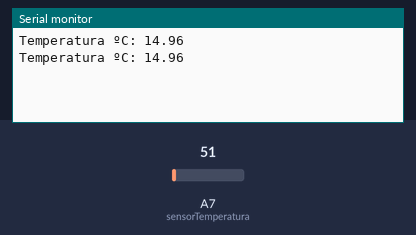
Recording of a sketch running on a simulated Arduino Nano, built with avr-gcc and run on an emulated ATmega328P. On the bench: the last lines printed to the serial monitor. Inputs (shaded band) come from the test bench; at power-on: A7 (sensorTemperatura) = 51.

Above: at 1.8 s.
1.9 s: A7 (sensorTemperatura) set to 61
At 2.5 s:
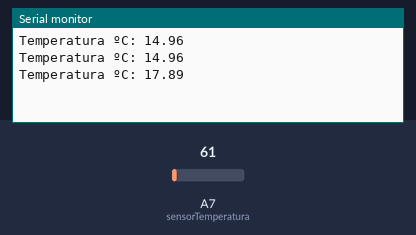
3.4 s: A7 (sensorTemperatura) set to 71
At 4.8 s:
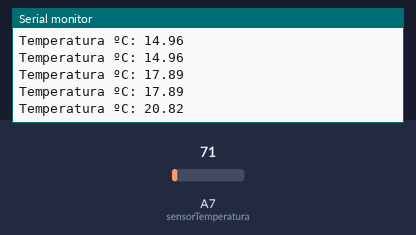
Timing chart, 0 to 6.4 s (numbered marks = the images above; inputs shaded):
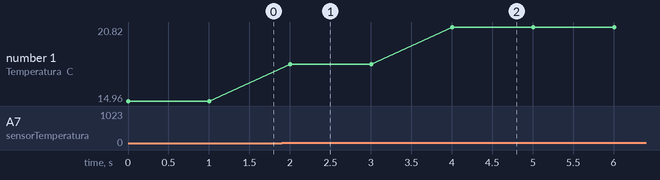

The sketch:

lm35-analogread.ino
```cpp
/*
  Exemplo de Utilização LM35
  Utilizado: MSP-EXP430FR2433 e LM35
  Autor: Yhan Christian Souza Silva - Data: 28/03/2018
*/


const int sensorTemperatura = A7;


void setup() {
  Serial.begin(9600);
}

void loop() {
  float temp = (float(analogRead(sensorTemperatura)) * 3 / (1023)) / 0.01;
  Serial.print("Temperatura ºC: ");
  Serial.println(temp);
  delay(1000);
}
```

Measured:
- after the input at 1.9 s, the serial monitor: prints a new line after 0.10 s (image 1)
- after the input at 3.4 s, the serial monitor: prints a new line after 0.60 s (image 2)
- plotted number 1: 14.96 → 17.89 after the input at 1.9 s, 17.89 → 20.82 after the input at 3.4 s
